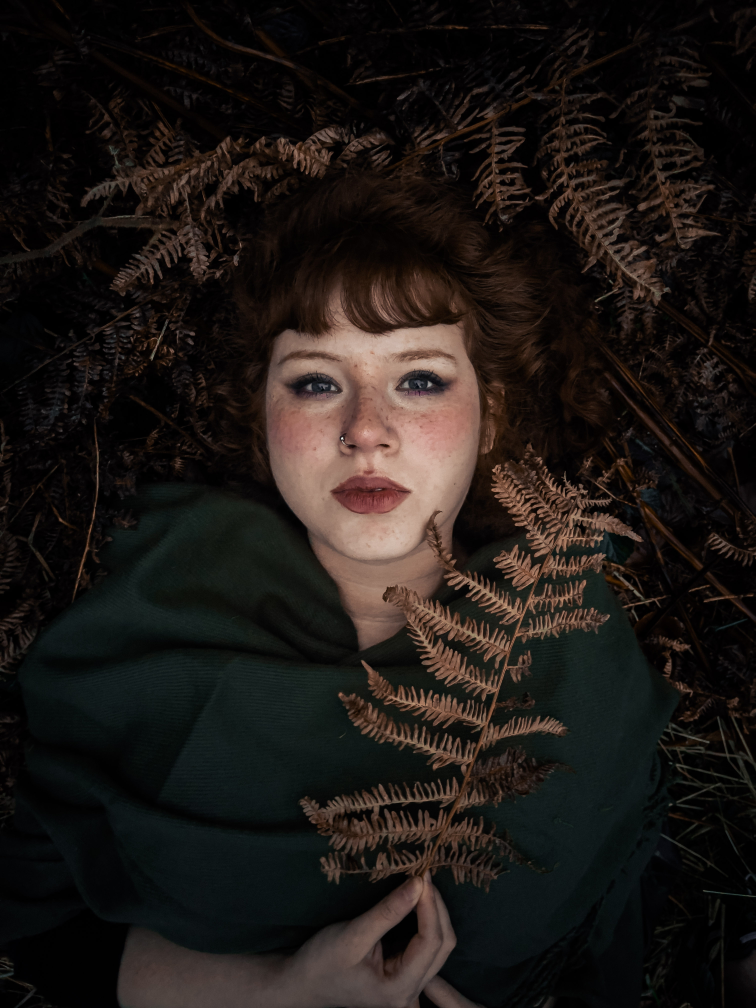
#> input picture figures/sources/soeurette1.jpg, 3024 x 4032 px (shown at 1/4 size)
$ python compress_soeurette.py
#> lines starting #> are read from the running program, lines starting #| are printed output that depends on the picture
### code/ch6_collage_compression/pifs_core.py
"""Cœur de la compression d'images par PIFS fractal (chapitre 6).

Implémente l'algorithme FICANRP (partitionnement adaptatif par quadtree), variante
de BFIC décrite dans le mémoire :

- Partition de l'image en blocs cibles (ranges), subdivision quadtree si l'erreur
  de collage dépasse un seuil.
- Pool de blocs domaines de taille 2B x 2B, sous-échantillonnés à B x B par moyenne
  2x2 (``downsample_half``), conformément à l'algorithme du mémoire.
- Pour chaque (range, domaine, isométrie de D4), ajustement photométrique s, o par
  moindres carrés (``fit_affine``), avec écrêtage |s| <= S_MAX < 1 garantissant la
  contractivité (lemme de contractivité de l'opérateur PIFS).
- Décodage : itération de l'opérateur de collage depuis une image grise/bruit
  jusqu'à l'attracteur (théorème de Banach).

Ce module est aussi importé par ``pifs_quadtree_demo.py``. Il fournit en plus une
CLI compress/decompress et des formats binaires .fif / .ezfif.

Usage :
    python pifs_core.py compress entree.png sortie.fif --error 50
    python pifs_core.py decompress sortie.fif sortie.png --iter 10
"""

import argparse
import json
import struct
import sys
import time
from collections import namedtuple
from pathlib import Path

import numpy as np
from PIL import Image

FractalCode = namedtuple("FractalCode", ["rx", "ry", "size", "dx", "dy", "s", "o", "sym"])

# Écrêtage de contraste strictement < 1 (contractivité de l'opérateur PIFS).
S_MAX = 0.999


# [30 lines left out: function load_image_grayscale, not called in this run]


def downsample_half(img):
    """Réduit une image de moitié par moyenne locale 2x2."""
    h, w = img.shape
    return img.reshape(h // 2, 2, w // 2, 2).mean(axis=(1, 3))


def get_symmetries_list(block):
    """Les 8 éléments du groupe diédral D4 appliqués au bloc."""
    return [
        block,
        np.rot90(block, 1),
        np.rot90(block, 2),
        np.rot90(block, 3),
        np.fliplr(block),
        np.flipud(block),
        block.T,
        np.flip(block.T),
    ]


# [20 lines left out: function fit_affine, not called in this run]


def _flat_code(rx, ry, size, mean_value):
    return {"rx": rx, "ry": ry, "size": size, "dx": 0, "dy": 0, "s": 0.0, "o": float(mean_value), "sym": 0}


# [152 lines left out: functions _best_match, compress_image, decompress_image, save_ezfif, load_ezfif, save_fif and 1 more, not called in this run]


class NumpyEncoder(json.JSONEncoder):
    # [55 lines left out: functions default, _parse_args, main, not called in this run]


# [2 lines that do not run on import are left out]

### code/ch6_collage_compression/compress_soeurette.py
"""Compression PIFS quadtree couleur des photos soeurette (soeurette1 et soeurette2).

L'image RGB est traitée comme trois images en niveaux de gris independantes
(I_R, I_G, I_B). Chaque canal est compresse puis decompresse par le meme PIFS
quadtree vectorise (FICANRP) que le cas gris, puis les trois canaux reconstruits
sont recombines.

Étapes :
1. Recadre chaque image à la plus haute puissance de 2 de chaque côté,
   en coupant équitablement à gauche/droite et haut/bas (crop centré).
2. Compresse chaque canal (R, G, B) par l'algorithme FICANRP vectorisé
   (quadtree adaptatif), seuil d'erreur maximale par carré : 150.
3. Décompresse chaque canal depuis un bruit aléatoire (théorème de Banach),
   puis recombine en image couleur.
4. Génère les figures de comparaison et d'arbre quaternaire.

Sorties :
    figures/ch6_collage_compression/soeurette1_quadtree_comparison.png
    figures/ch6_collage_compression/soeurette2_quadtree_comparison.png
    figures/ch6_collage_compression/soeurette_quadtrees_grid.png
    figures/sources/soeurette1_cropped.png
    figures/sources/soeurette2_cropped.png

Usage :
    python compress_soeurette.py
"""

import sys
import time
from collections import Counter
from pathlib import Path

import matplotlib
matplotlib.use("Agg")
import matplotlib.pyplot as plt
import matplotlib.patches as mpatches
import numpy as np
from PIL import Image

# ── Chemin vers pifs_core (même répertoire) ──────────────────────────────────
sys.path.insert(0, str(Path(__file__).parent))
sys.path.insert(0, str(Path(__file__).resolve().parents[1]))
from pifs_core import S_MAX, downsample_half, get_symmetries_list
from figmeta import timed_savefig

# ── Chemins ──────────────────────────────────────────────────────────────────
ROOT          = Path(__file__).resolve().parents[2]
FIGURES_DIR   = ROOT / "figures" / "ch6_collage_compression"
SOURCES_DIR   = ROOT / "figures" / "sources"
MEMOIRE_DIR   = ROOT                          # contient les JPG source

IMG_PATHS = [
    SOURCES_DIR / "soeurette1.jpg",
    SOURCES_DIR / "soeurette2.jpg",
]
NAMES = ["soeurette1", "soeurette2"]

# ── Paramètres de compression ─────────────────────────────────────────────────
ERROR_THRESHOLD = 50.0
MIN_BLOCK_SIZE  = 4
# Résolution de travail : on recadre à une puissance de 2 puis on redimensionne
# à TARGET_SIZE x TARGET_SIZE (compromis qualité / temps de calcul).
TARGET_SIZE     = 512
# MAX_BLOCK_SIZE est calculé dynamiquement = plus grande puissance de 2 telle que
# les blocs domaines (2x) rentrent dans l'image : max_block_size = prev_p2(dim // 2)
DOMAIN_STEP     = 2.0      # pas de balayage des domaines (en fractions de taille)


# ─────────────────────────────────────────────────────────────────────────────
# 1.  Recadrage à la plus haute puissance de 2
# ─────────────────────────────────────────────────────────────────────────────

def prev_power_of_two(n: int) -> int:
    """Plus haute puissance de 2 inferieure ou egale a n."""
    p = 1
    while p * 2 <= n:
        p *= 2
    return p


def max_block_for_image(h: int, w: int) -> int:
    """Plus grande taille de bloc telle que les domaines 2B x 2B rentrent dans l'image.
    Garantit : 2 * max_block_size <= min(h, w).
    """
    return prev_power_of_two(min(h, w) // 2)


def center_crop_to_power_of_two(img_path: Path, save_path: Path) -> np.ndarray:
    """Charge, recadre et sauvegarde l'image RGB recadrée. Renvoie le tableau (h, w, 3)."""
    pil = Image.open(img_path).convert("RGB")
#> pil is the input picture: PIL image 3024x4032 RGB; mean R, G, B 29.7, 24.4, 21.4
    w, h = pil.size
#> w = 3024; h = 4032

    tw = prev_power_of_two(w)
#> tw = 2048
    th = prev_power_of_two(h)
#> th = 2048

    left   = (w - tw) // 2
#> left = 488
    top    = (h - th) // 2
#> top = 992
    right  = left + tw
#> right = 2536
    bottom = top  + th
#> bottom = 3040

    cropped = pil.crop((left, top, right, bottom))
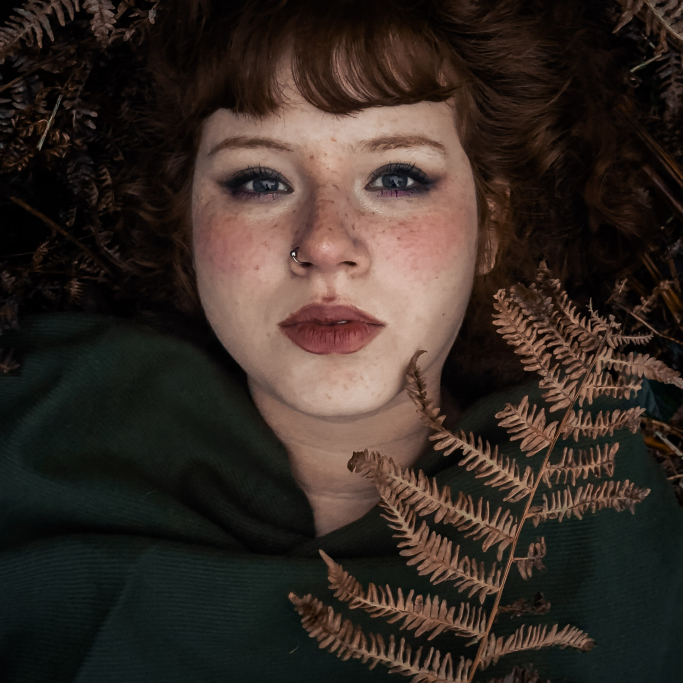
#> cropped: PIL image 2048x2048 RGB (shown at 1/3 size); mean R, G, B 54.1, 43.3, 36.9
    if TARGET_SIZE is not None and (tw, th) != (TARGET_SIZE, TARGET_SIZE):
        cropped = cropped.resize((TARGET_SIZE, TARGET_SIZE), Image.Resampling.LANCZOS)
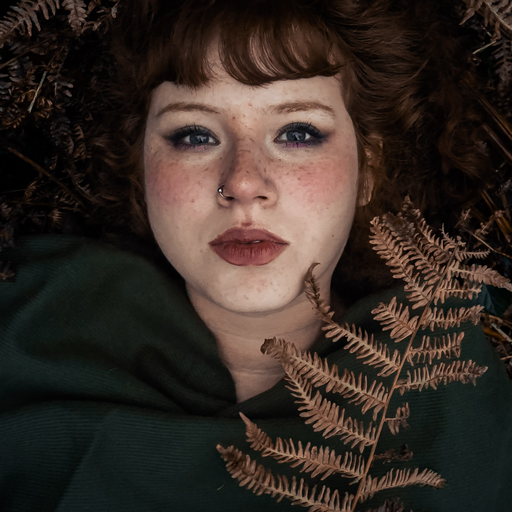
#> cropped: PIL image 512x512 RGB; mean R, G, B 54.1, 43.3, 36.9
    save_path.parent.mkdir(parents=True, exist_ok=True)
    cropped.save(str(save_path))
    print(f"  {img_path.name} : {w}x{h} -> recadrage centre {tw}x{th} -> "
          f"redim {cropped.size[0]}x{cropped.size[1]}")
#|   soeurette1.jpg : 3024x4032 -> recadrage centre 2048x2048 -> redim 512x512
    print(f"  Supprime : {w-tw}px horizontaux ({(w-tw)//2} de chaque cote), "
          f"{h-th}px verticaux ({(h-th)//2} de chaque cote)")
#|   Supprime : 976px horizontaux (488 de chaque cote), 1984px verticaux (992 de chaque cote)
    print(f"  Sauvegarde : {save_path}")
    return np.array(cropped, dtype=np.float32)


# ─────────────────────────────────────────────────────────────────────────────
# 2.  Compression FICANRP vectorisée (reprise de pifs_quadtree_demo)
# ─────────────────────────────────────────────────────────────────────────────

def _build_domain_pool(img, r_size, d_step):
    """Pré-calcule tous les domaines candidats (réduits + isométries D4)."""
    h, w = img.shape
    d_size = 2 * r_size
    step = max(1, int(r_size * d_step))
    cands, coords = [], []
    for dy in range(0, h - d_size + 1, step):
        for dx in range(0, w - d_size + 1, step):
            d_block = downsample_half(img[dy:dy + d_size, dx:dx + d_size])
            for sym_idx, sym_d in enumerate(get_symmetries_list(d_block)):
                cands.append(sym_d.flatten())
                coords.append((dx, dy, sym_idx))
    D = np.array(cands, dtype=np.float32)
    return D, D.sum(axis=1), (D * D).sum(axis=1), coords


def compress_ficanrp_fast(img, config):
    """Quadtree FICANRP vectorisé."""
    try:
        from tqdm import tqdm
        use_tqdm = True
    except ImportError:
        use_tqdm = False

    orig_h, orig_w = img.shape
    min_size  = config.get("min_block_size",  MIN_BLOCK_SIZE)
    max_size  = config.get("max_block_size",  64)
    threshold = config.get("error_threshold", ERROR_THRESHOLD)
    d_step    = config.get("domain_step",     DOMAIN_STEP)

    # Padding pour que h et w soient multiples de max_size
    h_pad = ((orig_h + max_size - 1) // max_size) * max_size
    w_pad = ((orig_w + max_size - 1) // max_size) * max_size
    if (h_pad, w_pad) != (orig_h, orig_w):
        padded = np.full((h_pad, w_pad), 128.0, dtype=np.float32)
        padded[:orig_h, :orig_w] = img
        img = padded
    h, w = img.shape

    pool_cache = {}

    def best_match(r_block, r_size):
        if r_size not in pool_cache:
            pool_cache[r_size] = _build_domain_pool(img, r_size, d_step)
        D, sD, ssD, coords = pool_cache[r_size]
        R = r_block.flatten().astype(np.float32)
        n = R.size
        den = n * ssD - sD * sD
        s = np.where(den != 0, (n * (D @ R) - R.sum() * sD) / den, 0.0)
        s = np.clip(s, -S_MAX, S_MAX)
        o = np.clip((R.sum() - s * sD) / n, -255.0, 510.0)
        mse = np.mean((R - (s[:, None] * D + o[:, None])) ** 2, axis=1)
        best = int(np.argmin(mse))
        dx, dy, sym = coords[best]
        return dx, dy, s[best], o[best], sym, float(mse[best])

    queue = [(x, y, max_size) for y in range(0, h, max_size) for x in range(0, w, max_size)]
    codes = []

    if use_tqdm:
        pbar = tqdm(desc="Compression", unit="blocs", dynamic_ncols=True, total=None, leave=True)
    else:
        pbar = None
    _pbar_count = [0]

    while queue:
        rx, ry, r_size = queue.pop(0)
        r_block = img[ry:ry + r_size, rx:rx + r_size]

        if np.max(r_block) - np.min(r_block) < 0.1:
            codes.append({"rx": rx, "ry": ry, "size": r_size, "dx": 0, "dy": 0,
                          "s": 0.0, "o": float(np.mean(r_block)), "sym": 0})
            if pbar is not None:
                pbar.update(1)
            continue

        dx, dy, s, o, sym, mse = best_match(r_block, r_size)
        if mse > threshold and r_size > min_size:
            half = r_size // 2
            queue += [(rx, ry, half), (rx + half, ry, half),
                      (rx, ry + half, half), (rx + half, ry + half, half)]
        else:
            codes.append({"rx": rx, "ry": ry, "size": r_size, "dx": dx, "dy": dy,
                          "s": float(s), "o": float(o), "sym": sym})
            if pbar is not None:
                pbar.update(1)
                pbar.set_postfix({"queue": len(queue), "taille": r_size})

    if pbar is not None: pbar.close()
    return {"width": w, "height": h, "codes": codes, "orig_w": orig_w, "orig_h": orig_h}


# ─────────────────────────────────────────────────────────────────────────────
# 3.  Décompression itérative (Banach)
# ─────────────────────────────────────────────────────────────────────────────

# [38 lines left out: function decompress_ficanrp, not called in this run]


# ─────────────────────────────────────────────────────────────────────────────
# 3c. Orchestration couleur : un canal R, G, B traite independamment
# ─────────────────────────────────────────────────────────────────────────────

CHANNEL_NAMES = ["R", "G", "B"]


def compress_rgb(rgb, config):
    """Compresse les 3 canaux (R, G, B). Renvoie une liste de 3 codes_data."""
    channels = []
    for c in range(3):
        print(f"  Canal {CHANNEL_NAMES[c]} ...")
        channels.append(compress_ficanrp_fast(rgb[:, :, c], config))
    return channels


# [21 lines left out: function decompress_rgb, not called in this run]


# ─────────────────────────────────────────────────────────────────────────────
# 3b. Sauvegarde binaire (.fif) et stats (.txt)
# ─────────────────────────────────────────────────────────────────────────────

import struct


# [46 lines left out: functions save_fif, save_stats, not called in this run]


# ─────────────────────────────────────────────────────────────────────────────
# 4.  Génération des figures
# ─────────────────────────────────────────────────────────────────────────────

def _block_stats_str(codes):
    counts = Counter(c["size"] for c in codes)
    return "  ".join(f"{counts[s]}×{s}px" for s in sorted(counts))


# [91 lines left out: functions _draw_quadtree_grid, generate_comparison_figure, generate_grid_overview, not called in this run]


# ─────────────────────────────────────────────────────────────────────────────
# 5.  Pipeline principal
# ─────────────────────────────────────────────────────────────────────────────

def main():
    FIGURES_DIR.mkdir(parents=True, exist_ok=True)
    SOURCES_DIR.mkdir(parents=True, exist_ok=True)

    config = {
        "min_block_size":  MIN_BLOCK_SIZE,
        # max_block_size sera calcule apres recadrage
        "error_threshold": ERROR_THRESHOLD,
        "domain_step":     DOMAIN_STEP,
    }

    grid_data = []

    for img_path, name in zip(IMG_PATHS, NAMES):
        print(f"\n{'='*60}")
        print(f"  {name.upper()} - {img_path.name}")
        print(f"{'='*60}")

        # 1. Recadrage centre a la plus haute puissance de 2 (RGB)
        cropped_path = SOURCES_DIR / f"{name}_cropped.png"
        img_rgb = center_crop_to_power_of_two(img_path, cropped_path)
        orig_h, orig_w = img_rgb.shape[:2]
#> orig_h = 512; orig_w = 512

        # max_block_size dynamique : plus grande puissance de 2 t.q. domaines (2B) rentrent
        dyn_max = max_block_for_image(orig_h, orig_w)
#> dyn_max = 256
        config["max_block_size"] = dyn_max
        print(f"  max_block_size calcule : {dyn_max} px (image {orig_w}x{orig_h})")
#|   max_block_size calcule : 256 px (image 512x512)

        # 2. Compression quadtree des 3 canaux
        import pickle
        ckpt_path = FIGURES_DIR / f"{name}_codes.pkl"
        if ckpt_path.exists():
            print(f"  Checkpoint trouve, chargement : {ckpt_path.name}")
            with open(ckpt_path, "rb") as f:
                channels_data, compress_time = pickle.load(f)
            n_codes = sum(len(cd["codes"]) for cd in channels_data)
            print(f"  {n_codes} blocs (3 canaux, depuis checkpoint)")
        else:
            print(f"\n  Compression couleur (seuil={ERROR_THRESHOLD:.0f}, max_bloc={dyn_max}px)...")
#> (printed output is left out)
            t0 = time.time()
            channels_data = compress_rgb(img_rgb, config)
            compress_time = time.time() - t0
            n_codes = sum(len(cd["codes"]) for cd in channels_data)
            print(f"  {n_codes} blocs (3 canaux) en {compress_time:.2f}s")
            with open(ckpt_path, "wb") as f:
                pickle.dump((channels_data, compress_time), f)
            print(f"  Checkpoint sauvegarde : {ckpt_path.name}")

        # canal de reference (vert) pour les dimensions et la grille quadtree
        oh = channels_data[1].get("orig_h", orig_h)
        ow = channels_data[1].get("orig_w", orig_w)
        green_codes = channels_data[1]["codes"]
        grid_data.append((name, img_rgb[:oh, :ow], green_codes))

        # 2b. Sauvegarde .fif (un par canal) + stats
        for ci, cd in enumerate(channels_data):
            fif_path = FIGURES_DIR / f"{name}_{CHANNEL_NAMES[ci]}.fif"
            fif_size = save_fif(fif_path, cd)
            print(f"  FIF {CHANNEL_NAMES[ci]} : {fif_path.name}  ({fif_size/1024:.1f} Ko)")
        stats_path = FIGURES_DIR / f"{name}_stats.txt"

        # 3. Decompression couleur (Banach, 3 canaux recombines)
        print()
        states, timings, final_it = decompress_rgb(channels_data)
        states = {k: v[:oh, :ow] for k, v in states.items()}

        orig_crop = img_rgb[:oh, :ow]
        rmse_final = float(np.sqrt(np.mean(
            (orig_crop.astype(np.float32) - states[final_it].astype(np.float32)) ** 2)))
        print(f"  RMSE final RGB (etape {final_it}): {rmse_final:.4f}")

        save_stats(stats_path, name, channels_data, ow, oh,
                   compress_time, rmse_final, dyn_max)

        # 4. Figure de comparaison
        out_fig = FIGURES_DIR / f"{name}_quadtree_comparison.png"
        generate_comparison_figure(
            name, orig_crop, states, timings, final_it,
            green_codes, compress_time, out_fig)

    # Vue d'ensemble des deux arbres quaternaires
    generate_grid_overview(grid_data,
                           FIGURES_DIR / "soeurette_quadtrees_grid.png")

    print("\nTermine.")


if __name__ == "__main__":
#> (the run stopped early here; a loop or call above may not have finished)
